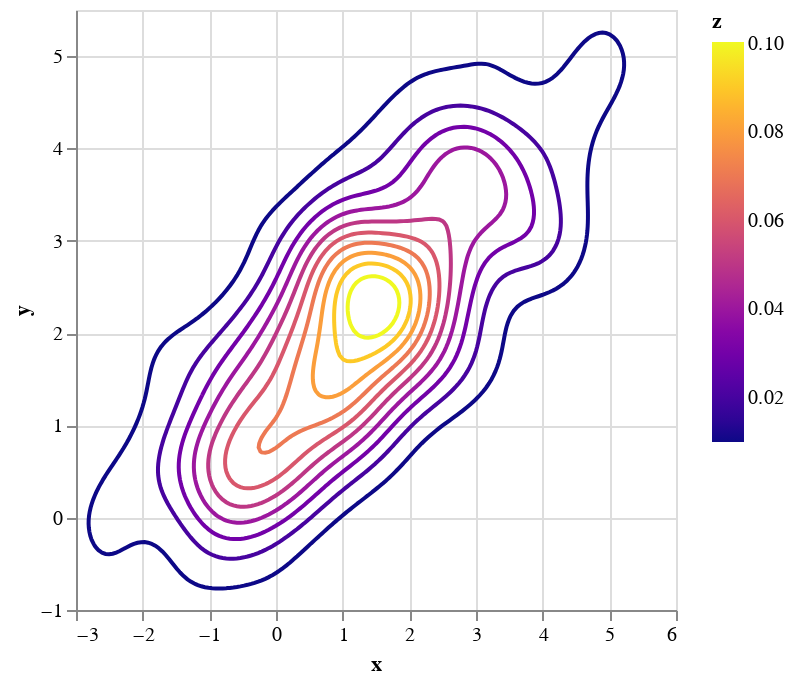

The notebook cell this image was saved under:
### Code cell
p

### Figure 1 — Vega-Lite specification as saved in the notebook (floating-point values rounded to 4 significant figures; data arrays with more than 128 entries replaced by an {"elided": "..."} marker saying what was removed)
{"data": {"values": {"elided": "2836 records"}}, "encoding": {"color": {"field": "z", "scale": {"scheme": "plasma"}, "type": "quantitative"}, "detail": {"field": "group", "type": "quantitative"}, "order": {"field": "row", "type": "quantitative"}, "x": {"field": "x", "type": "quantitative"}, "y": {"field": "y", "type": "quantitative"}}, "mark": "line"}
